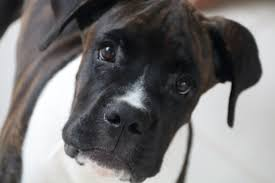
#> input picture exercises/dog.jpeg, 275 x 183 px, found by its file name
$ python solution_02_02_2.py
#> lines starting #> are read from the running program, lines starting #| are printed output that depends on the picture; after the words box and inside, x2 and y2 are one past the last pixel; in counts of white or black regions, pixels touching at a corner belong together
import numpy as np
import cv2
from matplotlib import pyplot as plt


color_img = cv2.imread('exercises/dog.jpeg', cv2.IMREAD_COLOR)
#> color_img is the input picture: shape (183, 275, 3); mean B, G, R 116.6, 116.4, 118.2
print(color_img.shape)
#| (183, 275, 3)

image_red = color_img.copy()
print(image_red.shape)
#| (183, 275, 3)

image_red[:70,:40,2]=255 #BGR
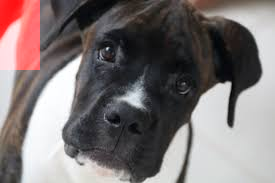
#> image_red: shape (183, 275, 3); 5.56% of pixels changed, all inside (x1, y1, x2, y2) = (0, 0, 40, 70)
plt.imshow(cv2.cvtColor(np.array(image_red, dtype=np.uint8), cv2.COLOR_BGR2RGB))

$ run again, with exercises/burger.jpeg copied over exercises/dog.jpeg
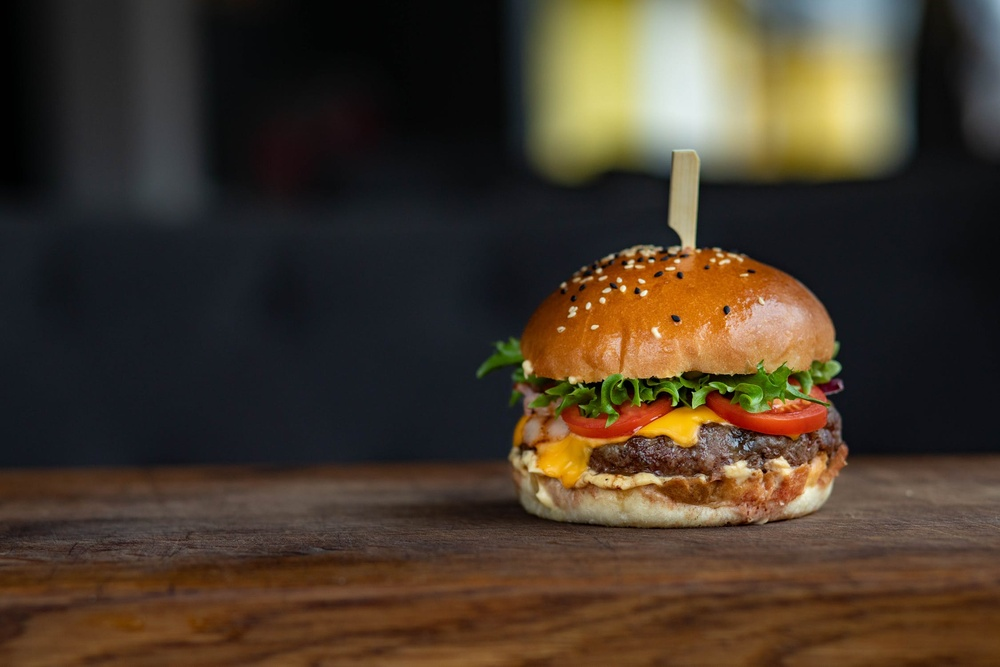
#> input picture exercises/burger.jpeg, 1000 x 667 px, shrunk from 2250 x 1500 before the run, found by its file name
#> color_img is the input picture: shape (667, 1000, 3); mean B, G, R 42.9, 57.8, 70.9
#| (667, 1000, 3)
#| (667, 1000, 3)
#> `image_red[:70,:40,2]=255`:
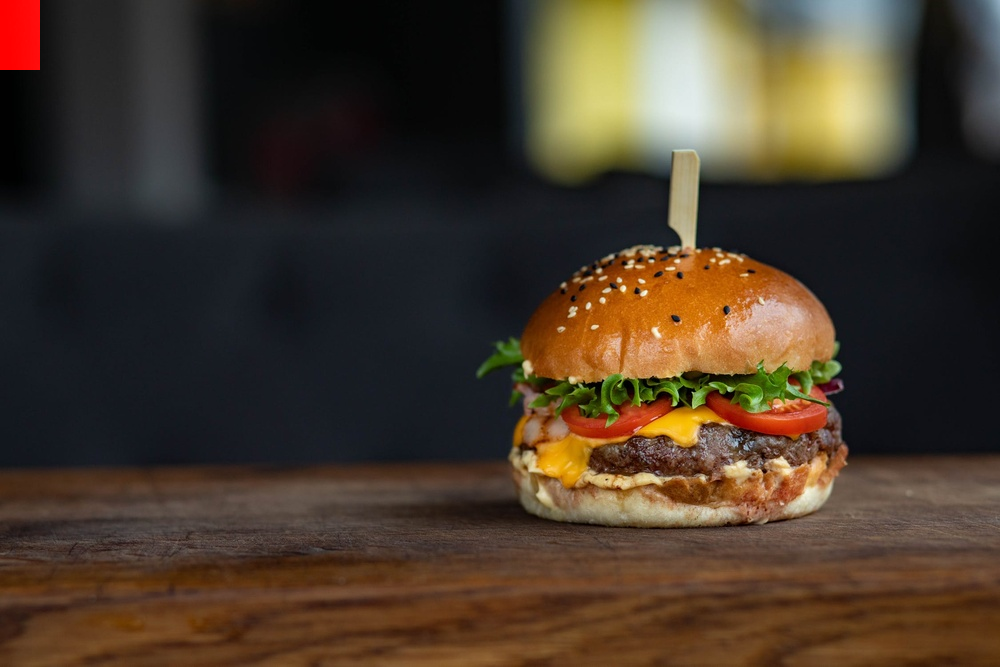
#> image_red: shape (667, 1000, 3); 0.42% of pixels changed, all inside (x1, y1, x2, y2) = (0, 0, 40, 70)
